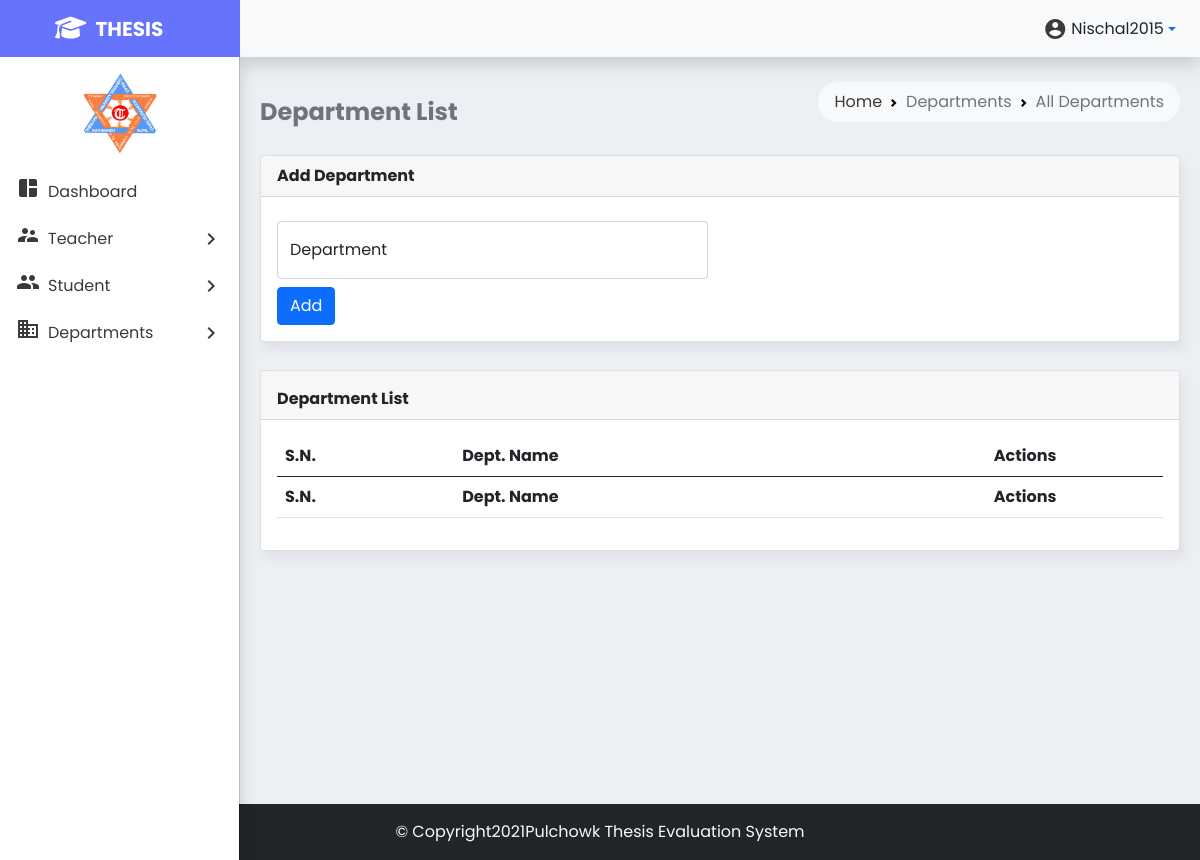
Before: /alldepartments.php (signed in) with the older database file.
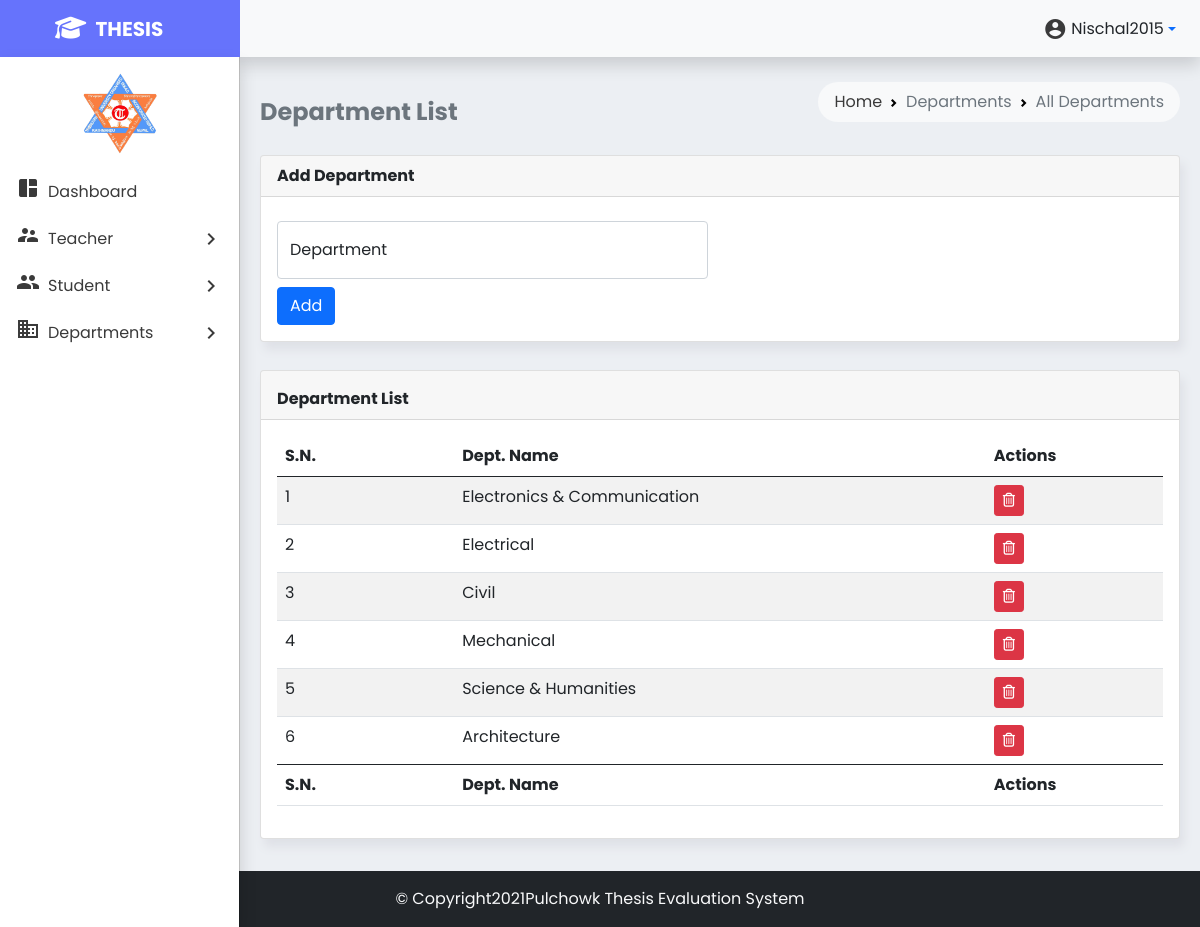
After: the same page with the newer database file.
### tables this page shows
CREATE TABLE `department` (
  `dep_id` int(3) NOT NULL,
  `dep_name` text NOT NULL
);

### alldepartments.php (the view, shortened to what the changed rows need)
<!doctype html>
<html lang="en">
<head>
    <link href="https://cdn.jsdelivr.net/npm/bootstrap@5.0.2/dist/css/bootstrap.min.css" rel="stylesheet"
>
    <link href="https://cdn.datatables.net/1.10.25/css/dataTables.bootstrap5.min.css" rel="stylesheet">
    <link href="styles/style.min.css" rel="stylesheet">
</head>
<body>
    <header><?php include 'partials/_nav2.php'; ?><?php include 'partials/_dbconnect.php'; ?></header>
    <main class="mt-1 p-2" style="min-height:800px">
        <div class="container-fluid">
            <div class="row">
                <div class="col-md-12">
                    <div class="mt-1 card mb-4">
                        <div class="card-body">
                            <div class="table-responsive">
                                <table class="table table-hover table-striped" id="department-list" style="width:100%">
                                    <colgroup>
                                    </colgroup>
                                    <thead>
                                        <tr>
                                            <th>S.N.</th>
                                            <th>Dept. Name</th>
                                            <th>Actions</th>
                                        </tr>
                                    </thead>
                                    <tbody><?php $sql="SELECT * FROM `department`";$result=mysqli_query($conn,$sql);$sno=1;while($row=mysqli_fetch_assoc($result)){echo '
        <tr>
        <td>'.$sno.'</td>
        <td>'.$row['dep_name'].'</td>
        <td>
        <button type="button" class="delete btn btn-danger btn-sm" id="'.$row['dep_id'].'" data-bs-toggle="tooltip" data-bs-placement="bottom" title="Delete"><i class="fa fa-trash-o"></i>
        </button>
        </td>
        </tr>';$sno+=1;} ?></tbody>
                                    <tfoot>
                                        <tr>
                                            <th>S.N.</th>
                                            <th>Dept. Name</th>
                                            <th>Actions</th>
                                        </tr>
                                    </tfoot>
                                </table>
                            </div>
                        </div>
                    </div>
                </div>
            </div>
        </div>
    </main>
</body>
</html>

Changed rows visible on the page:
added department: dep_name "Electronics & Communi­cation"
added department: dep_name "Electrical"
added department: dep_name "Civil"
added department: dep_name "Mechanical"
added department: dep_name "Science & Humanities"
added department: dep_name "Architecture"
